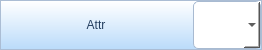
<?xml version="1.0" encoding="UTF-8"?>
<ui version="4.0">
 <class>WgStrSelector</class>
 <widget class="QWidget" name="WgStrSelector">
  <property name="geometry">
   <rect>
    <x>0</x>
    <y>0</y>
    <width>262</width>
    <height>50</height>
   </rect>
  </property>
  <property name="sizePolicy">
   <sizepolicy hsizetype="Ignored" vsizetype="Fixed">
    <horstretch>0</horstretch>
    <verstretch>0</verstretch>
   </sizepolicy>
  </property>
  <property name="windowTitle">
   <string>Form</string>
  </property>
  <property name="styleSheet">
   <string notr="true">border:1px solid rgb(171,189,212);
background-color: qlineargradient(spread:pad, x1:1, y1:0, x2:0.999955, y2:0.983, stop:0 rgba(255, 255, 255, 255), stop:1 rgba(188, 220, 250, 255));</string>
  </property>
  <layout class="QHBoxLayout" name="horizontalLayout">
   <property name="spacing">
    <number>2</number>
   </property>
   <property name="leftMargin">
    <number>1</number>
   </property>
   <property name="topMargin">
    <number>1</number>
   </property>
   <property name="rightMargin">
    <number>1</number>
   </property>
   <property name="bottomMargin">
    <number>1</number>
   </property>
   <item>
    <widget class="QLabel" name="labName">
     <property name="sizePolicy">
      <sizepolicy hsizetype="Fixed" vsizetype="Ignored">
       <horstretch>0</horstretch>
       <verstretch>0</verstretch>
      </sizepolicy>
     </property>
     <property name="minimumSize">
      <size>
       <width>190</width>
       <height>0</height>
      </size>
     </property>
     <property name="maximumSize">
      <size>
       <width>190</width>
       <height>16777215</height>
      </size>
     </property>
     <property name="font">
      <font>
       <family>Microsoft YaHei UI</family>
      </font>
     </property>
     <property name="styleSheet">
      <string notr="true">color: rgb(35, 62, 95);
border: none;</string>
     </property>
     <property name="text">
      <string>Attr</string>
     </property>
     <property name="alignment">
      <set>Qt::AlignCenter</set>
     </property>
    </widget>
   </item>
   <item>
    <widget class="QComboBox" name="comboBoxValue">
     <property name="enabled">
      <bool>true</bool>
     </property>
     <property name="sizePolicy">
      <sizepolicy hsizetype="Ignored" vsizetype="Ignored">
       <horstretch>0</horstretch>
       <verstretch>0</verstretch>
      </sizepolicy>
     </property>
     <property name="minimumSize">
      <size>
       <width>0</width>
       <height>0</height>
      </size>
     </property>
     <property name="maximumSize">
      <size>
       <width>16777215</width>
       <height>16777215</height>
      </size>
     </property>
     <property name="font">
      <font>
       <family>Microsoft YaHei UI</family>
      </font>
     </property>
     <property name="focusPolicy">
      <enum>Qt::WheelFocus</enum>
     </property>
     <property name="styleSheet">
      <string notr="true">QComboBox {
	border:1px solid rgb(168, 186, 209);
	border-radius: 5px;
	background: rgb(255, 255, 255);
	color: rgb(0, 0, 0);
}

QComboBox::hover
{
	background-color: rgb(255, 255, 191);
}

QComboBox QAbstractItemView {
    border:1px solid rgb(238, 107, 71);
    background-color: rgb(255, 255, 191);
    selection-background-color: rgb(238, 107, 71);
}
</string>
     </property>
    </widget>
   </item>
  </layout>
 </widget>
 <resources/>
 <connections/>
</ui>
